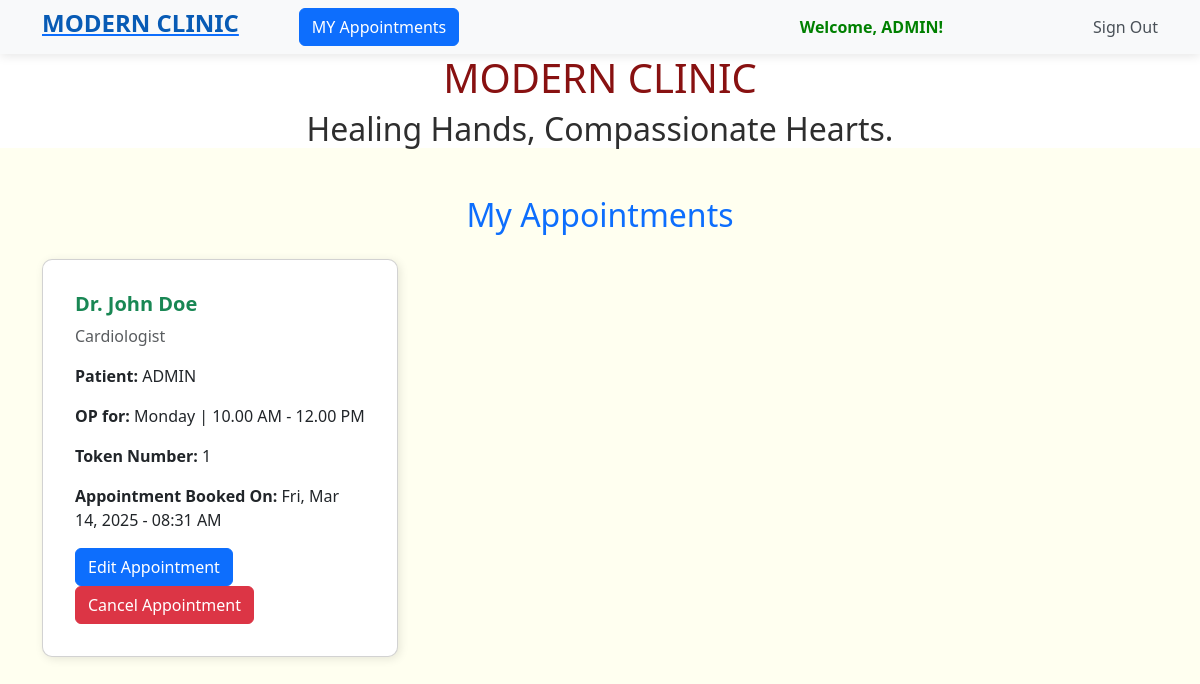
Page /my_appointments/ (signed in) on the committed database.
### booking/models.py (models this page shows, shortened)
class Appointment(models.Model):
    user = models.ForeignKey(User,on_delete=models.CASCADE)
    contact_no = models.PositiveIntegerField(null=True)
    doctor = models.ForeignKey(TeamofDoctors,on_delete=models.CASCADE)
    token = models.OneToOneField(Token,on_delete=models.CASCADE)
    booking_datetime = models.DateTimeField(default=timezone.now)

class TeamofDoctors(models.Model):
    name = models.CharField(max_length=50,null=True,blank=True)
    specialization = models.CharField(max_length=50,null=True,blank=True)
    op_date = models.CharField(max_length=250,null=True,blank=True)

class Token(models.Model):
    doctor = models.ForeignKey(TeamofDoctors,on_delete=models.CASCADE)
    token_number = models.PositiveIntegerField()
    is_booked = models.BooleanField(default=False)

### booking/views.py (the view)
# urls.py: path('my_appointments/',views.view_appointments,name="my_appointments"),
@login_required
def view_appointments(request):
    appointments = Appointment.objects.filter(user=request.user)
    return render(request,"booking/my_appointments.html",{'appointments':appointments})

### booking/templates/booking/my_appointments.html (shortened to what this page needs)
<!DOCTYPE html>
{% extends 'booking/home.html'%}
{% block content %}
<html lang="en">
<head>
    <link rel="stylesheet" href="https://cdn.jsdelivr.net/npm/bootstrap@5.3.0/dist/css/bootstrap.min.css">
</head>
<body>
    <div class="container mt-5">
        <h2 class="text-center text-primary mb-4">My Appointments</h2>
        <div class="row">
            {% if appointments %}
                {% for appointment in appointments %}
                <div class="col-md-4 mb-4">
                    <div class="card appointment-card p-3">
                        <div class="card-body">
                            <h5 class="card-title text-success"><strong>{{ appointment.doctor.name }}</strong></h5>
                            <p class="text-muted">{{ appointment.doctor.specialization }}</p>
                            <p><strong>Patient:</strong> {{ appointment.user | upper}}</p>
                            <p><strong>OP for:</strong> {{ appointment.doctor.op_date}}</p>
                            <p><strong>Token Number:</strong> {{ appointment.token.token_number }}</p>
                            <p><strong>Appointment Booked On: </strong>{{ appointment.booking_datetime|date:"D, M d, Y - h:i A" }}</p>
                            <a href="{% url 'edit_appointment' appointment.doctor.id appointment.token.token_number %}"><button class="btn btn-primary">Edit Appointment</button></a>
                           <a href="{% url 'cancel_appointment' appointment.doctor.id appointment.token.token_number %}"><button class="btn btn-danger">Cancel Appointment</button></a>
                        </div>
                    </div>
                </div>
                {% endfor %}
            {% else %}
                <div class="col-12 text-center">
                    <h4 class="text-danger">No Appointments Found</h4>
                </div>
            {% endif %}
        </div>
    </div>
</body>
</html>
{% endblock %}

### booking/templates/booking/home.html (shortened to what this page needs)
<!DOCTYPE html>
<html lang="en">
<head>
    <link rel="stylesheet" href="https://cdn.jsdelivr.net/npm/bootstrap@5.3.0/dist/css/bootstrap.min.css">
     <link href="https://cdn.jsdelivr.net/npm/bootstrap@5.3.0/dist/css/bootstrap.min.css" rel="stylesheet">
</head>
   <nav class="navbar navbar-expand-lg">
    <div class="container">
         <a href="{% url 'home' %}"><h4 style="color: #085bb5;"><strong>MODERN CLINIC</strong></h4></a>
         <a href="{% url 'my_appointments' %}"><button class="btn btn-primary" style="margin-left: 60px;">MY Appointments</button></a>
        <div class="collapse navbar-collapse" id="navbarNav">
            <ul class="navbar-nav ms-auto">
                {% if user.is_authenticated %}
                    <li class="nav-item" style="margin-right: 150px;">
                        <span class="nav-item welcome-text"><strong style="color:green ;">Welcome, {{ user.username | upper}}!</strong></span>
                    </li>
                    <li class="nav-item">
                        <form method="post" action="{% url 'sign_out' %}" class="d-inline">
                            <button type="submit" class="nav-link btn btn-link" style="border: none; padding: 0; background: none;">
                                Sign Out
                            </button>
                        </form>
                    </li>
                {% endif %}
            </ul>
        </div>
    </div>
</nav>
<body style="background-color: ivory;">
    <div style="text-align: center;background-color: rgb(255, 255, 255);">
        <h1 style="color: rgb(136, 17, 17);">MODERN CLINIC</h1>
        <H2 style="color: rgb(46, 46, 46);font-family:inherit;">Healing Hands, Compassionate Hearts.</H2>
    </div>
    {% block content %}{% endblock %}
</body>
</html>

### booking/templates/booking/home.html (style rules this page uses)
body { background-color: #f1f3f5; }
.navbar { background-color: #f8f9fa !important; box-shadow: 0px 2px 10px rgba(0, 0, 0, 0.1); }
.nav-link { color: #495057 !important; transition: 0.3s; }
.welcome-text { font-weight: bold; color: #007bff; }

### booking/templates/booking/my_appointments.html (style rules this page uses)
body { background-color: #f8f9fa; }
.appointment-card { border-radius: 10px; box-shadow: 2px 2px 10px rgba(0, 0, 0, 0.1); transition: transform 0.3s ease-in-out; }

### rows in the picture
Appointment: doctor.name "Dr. John Doe", doctor.specialization "Cardiologist", user "ADMIN", doctor.op_date "Monday | 10.00 AM - 12.00 PM", token.token_number "1", booking_datetime "Fri, Mar 14, 2025 - 08:31 AM"

### other values in the picture
{{ user.username | upper }} "ADMIN"
